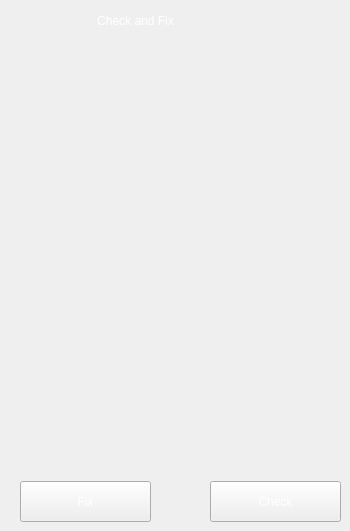
            <widget class="QWidget" name="page_4">
             <widget class="QLabel" name="page_4_label">
              <property name="geometry">
               <rect>
                <x>0</x>
                <y>0</y>
                <width>271</width>
                <height>41</height>
               </rect>
              </property>
              <property name="styleSheet">
               <string notr="true">QLabel{
	color:rgb(255,255,255);
	font: 20pt &quot;.AppleSystemUIFont&quot;;
}</string>
              </property>
              <property name="text">
               <string>Check and Fix</string>
              </property>
              <property name="textFormat">
               <enum>Qt::PlainText</enum>
              </property>
              <property name="alignment">
               <set>Qt::AlignCenter</set>
              </property>
             </widget>
             <widget class="QPushButton" name="Btn_fix">
              <property name="geometry">
               <rect>
                <x>20</x>
                <y>481</y>
                <width>131</width>
                <height>41</height>
               </rect>
              </property>
              <property name="styleSheet">
               <string notr="true">QPushButton{
	font: 18pt &quot;.AppleSystemUIFont&quot;;
	color: rgb(255,255,255);
}
QPushButton:hover{
	background-color: rgb(77, 77, 78);
}
QPushButton:disabled{
	background-color: rgb(124, 123, 125);
}</string>
              </property>
              <property name="text">
               <string>Fix</string>
              </property>
             </widget>
             <widget class="QPushButton" name="Btn_check">
              <property name="geometry">
               <rect>
                <x>210</x>
                <y>481</y>
                <width>131</width>
                <height>41</height>
               </rect>
              </property>
              <property name="styleSheet">
               <string notr="true">QPushButton{
	font: 18pt &quot;.AppleSystemUIFont&quot;;
	color: rgb(255,255,255);
}
QPushButton:hover{
	background-color: rgb(77, 77, 78);
}</string>
              </property>
              <property name="text">
               <string>Check</string>
              </property>
             </widget>
            </widget>
